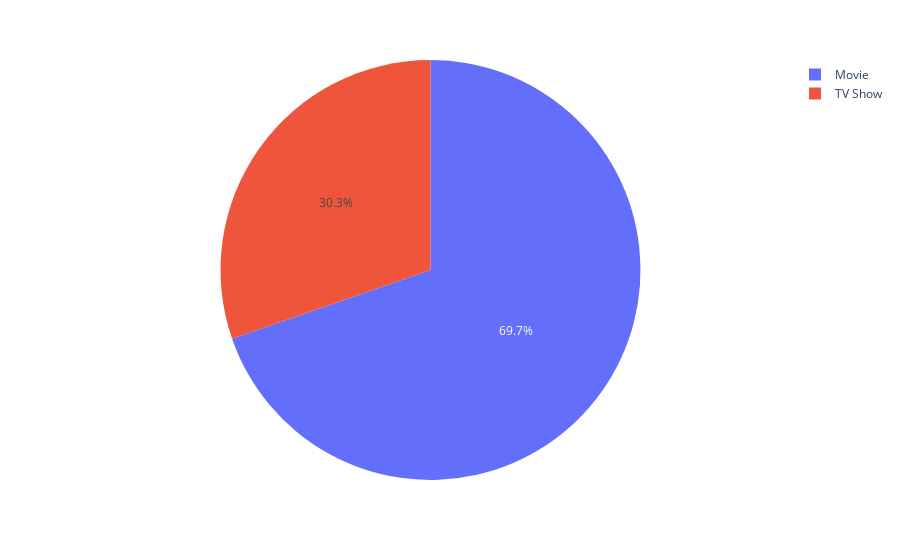

Here is the notebook cell this chart was saved with:
### Code cell
px.pie(names=df.type.value_counts().index,values=df.type.value_counts().values)

### Figure 1 — Plotly figure (JSON) as saved in the notebook; plotly's stock layout.template omitted (floating-point values rounded to 4 significant figures)
{"data": [{"domain": {"x": [0, 1], "y": [0, 1]}, "hovertemplate": "label=%{label}<br>value=%{value}<extra></extra>", "labels": ["Movie", "TV Show"], "legendgroup": "", "name": "", "showlegend": true, "type": "pie", "values": [6126, 2664]}], "layout": {"legend": {"tracegroupgap": 0}, "margin": {"t": 60}}}
